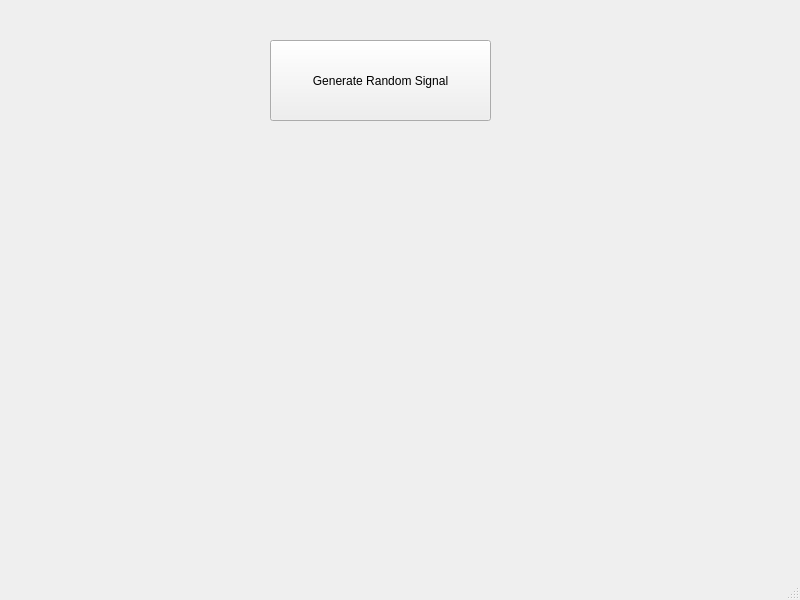
<?xml version="1.0" encoding="UTF-8"?>
<ui version="4.0">
 <class>MainWindow</class>
 <widget class="QMainWindow" name="MainWindow">
  <property name="geometry">
   <rect>
    <x>0</x>
    <y>0</y>
    <width>800</width>
    <height>600</height>
   </rect>
  </property>
  <property name="windowTitle">
   <string>MainWindow</string>
  </property>
  <widget class="QWidget" name="centralwidget">
   <widget class="QPushButton" name="pushButton1">
    <property name="geometry">
     <rect>
      <x>270</x>
      <y>40</y>
      <width>221</width>
      <height>81</height>
     </rect>
    </property>
    <property name="text">
     <string>Generate Random Signal</string>
    </property>
   </widget>
   <widget class="MplWidget" name="MplWidget" native="true">
    <property name="geometry">
     <rect>
      <x>120</x>
      <y>180</y>
      <width>551</width>
      <height>301</height>
     </rect>
    </property>
   </widget>
  </widget>
  <widget class="QMenuBar" name="menubar">
   <property name="geometry">
    <rect>
     <x>0</x>
     <y>0</y>
     <width>800</width>
     <height>20</height>
    </rect>
   </property>
  </widget>
  <widget class="QStatusBar" name="statusbar"/>
 </widget>
 <customwidgets>
  <customwidget>
   <class>MplWidget</class>
   <extends>QWidget</extends>
   <header>mplwidget.h</header>
   <container>1</container>
  </customwidget>
 </customwidgets>
 <resources/>
 <connections/>
</ui>
